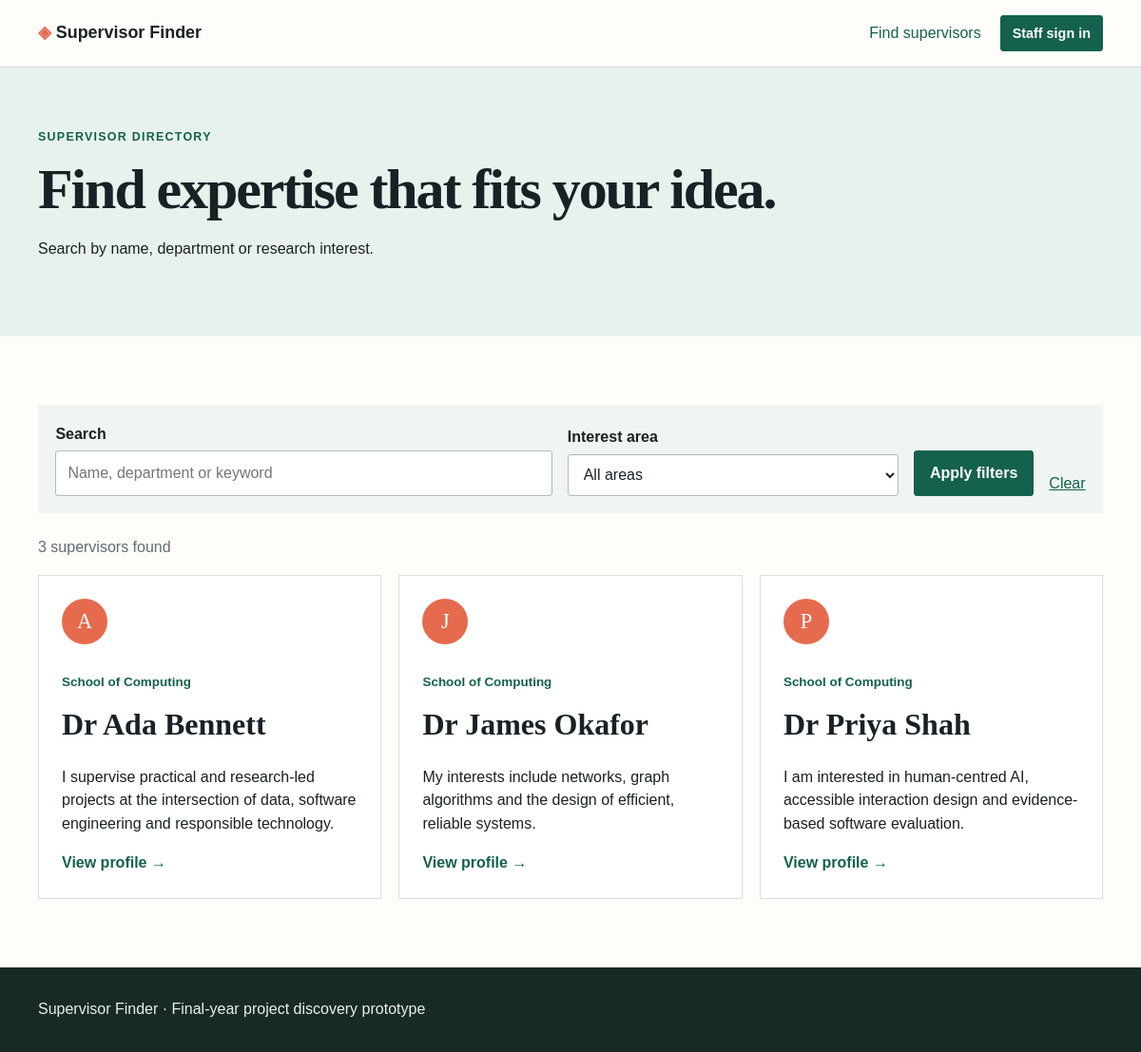
Screenshot of /staff with the database file from the repository.
### tables this page shows
CREATE TABLE staff (
  id INTEGER PRIMARY KEY AUTOINCREMENT,
  full_name TEXT NOT NULL,
  email TEXT NOT NULL UNIQUE,
  password TEXT NOT NULL,
  department TEXT NOT NULL,
  bio TEXT NOT NULL
);

### app.py (the view)
    @app.route("/staff")
    def staff_directory():
        db = get_db()
        query = request.args.get("q", "").strip()
        interest = request.args.get("interest", "").strip()
        sql = "SELECT DISTINCT s.* FROM staff s LEFT JOIN interests i ON i.staff_id=s.id WHERE 1=1"
        params = []
        if query:
            sql += " AND (s.full_name LIKE ? OR s.department LIKE ? OR s.bio LIKE ?)"
            like = f"%{query}%"
            params.extend([like, like, like])
        if interest:
            sql += " AND i.name = ?"
            params.append(interest)
        sql += " ORDER BY s.full_name"
        staff = db.execute(sql, params).fetchall()
        interests = db.execute("SELECT DISTINCT name FROM interests ORDER BY name").fetchall()
        return render_template("staff_directory.html", staff=staff, interests=interests, query=query, selected_interest=interest)

### templates/staff_directory.html (shortened to what this page needs)
{% extends 'base.html' %}
{% block content %}
<section class="page-heading"><div class="container"><p class="eyebrow">Supervisor directory</p><h1>Find expertise that fits your idea.</h1><p>Search by name, department or research interest.</p></div></section>
<section class="container section"><form class="filter-bar" method="get"><div><label for="q">Search</label><input id="q" name="q" value="{{ query }}" placeholder="Name, department or keyword"></div><div><label for="interest">Interest area</label><select id="interest" name="interest"><option value="">All areas</option>{% for interest in interests %}<option value="{{ interest.name }}" {% if selected_interest == interest.name %}selected{% endif %}>{{ interest.name }}</option>{% endfor %}</select></div><button class="button" type="submit">Apply filters</button><a href="{{ url_for('staff_directory') }}">Clear</a></form>
<p class="results-count">{{ staff|length }} supervisor{{ '' if staff|length == 1 else 's' }} found</p><div class="card-grid">{% for person in staff %}<article class="card person-card"><div class="avatar" aria-hidden="true">{{ person.full_name[3] }}</div><p class="card-meta">{{ person.department }}</p><h2><a href="{{ url_for('staff_profile', staff_id=person.id) }}">{{ person.full_name }}</a></h2><p>{{ person.bio[:180] }}{% if person.bio|length > 180 %}…{% endif %}</p><a class="text-link" href="{{ url_for('staff_profile', staff_id=person.id) }}">View profile →</a></article>{% else %}<div class="empty-state"><h2>No supervisors matched</h2><p>Try clearing a filter or using a broader search term.</p><a class="button" href="{{ url_for('staff_directory') }}">View all supervisors</a></div>{% endfor %}</div></section>
{% endblock %}

### static/style.css (style rules this page uses)
:root { --ink:#182126; --muted:#5f6c73; --paper:#fffdf9; --tint:#f0f5f1; --line:#d8e0dc; --green:#14614d; --green-dark:#0d4b3b; --coral:#e66a4e; --focus:#ffca55; }
* { box-sizing:border-box; }
body { margin:0; color:var(--ink); background:var(--paper); font:16px/1.55 Arial, Helvetica, sans-serif; }
h1,h2,h3 { font-family:Georgia, 'Times New Roman', serif; line-height:1.12; margin:0 0 .55rem; }
h1 { font-size:clamp(2.3rem,5vw,4.8rem); letter-spacing:-.035em; }
h2 { font-size:2rem; }
a { color:var(--green); }
button,input,select,textarea { font:inherit; }
button { cursor:pointer; }
.container { width:min(1120px,calc(100% - 2.5rem)); margin:auto; }
.eyebrow { color:var(--green); font-size:.78rem; font-weight:700; letter-spacing:.1em; text-transform:uppercase; margin:0 0 .75rem; }
input,select,textarea { width:100%; min-height:44px; padding:.65rem .75rem; border:1px solid #aebcb5; border-radius:3px; color:var(--ink); background:#fff; }
.button { display:inline-flex; justify-content:center; align-items:center; min-height:44px; padding:.65rem 1rem; border:1px solid var(--green); border-radius:3px; color:#fff; background:var(--green); font-weight:700; text-decoration:none; }
.section { padding:4.5rem 0; }
.card-grid { display:grid; grid-template-columns:repeat(3,1fr); gap:1.15rem; }
.card { display:flex; flex-direction:column; align-items:flex-start; padding:1.5rem; border:1px solid var(--line); background:#fff; }
.card h2,.card h3 { margin-top:.2rem; }
.card h2 a,.card h3 a { color:var(--ink); text-decoration:none; }
.card-meta { margin:0 0:.4rem; color:var(--green); font-size:.84rem; font-weight:700; }
.text-link { margin-top:auto; font-weight:700; text-decoration:none; }
.page-heading,.profile-hero { padding:4rem 0; background:#e8f2ec; }
.filter-bar { display:grid; grid-template-columns:1.5fr 1fr auto auto; align-items:end; gap:1rem; padding:1.15rem; background:var(--tint); }
.filter-bar label { display:block; margin-bottom:.3rem; font-weight:700; }
.results-count { color:var(--muted); margin:1.5rem 0 1rem; }
.person-card { min-height:275px; }
.avatar { display:flex; align-items:center; justify-content:center; width:48px; height:48px; margin-bottom:1rem; border-radius:50%; background:var(--coral); color:#fff; font:1.4rem Georgia,serif; }

### rows the page displays
staff: full_name "A", department "School of Computing", full_name "Dr Ada Bennett", bio "I supervise practical and research-led projects at the intersection of data, software engineering and responsible technology."
staff: full_name "J", department "School of Computing", full_name "Dr James Okafor", bio "My interests include networks, graph algorithms and the design of efficient, reliable systems."
staff: full_name "P", department "School of Computing", full_name "Dr Priya Shah", bio "I am interested in human-centred AI, accessible interaction design and evidence-based software evaluation."

### other values shown
{{ staff|length }} "3"
{{ '' if staff|length == 1 else 's' }} "s"
